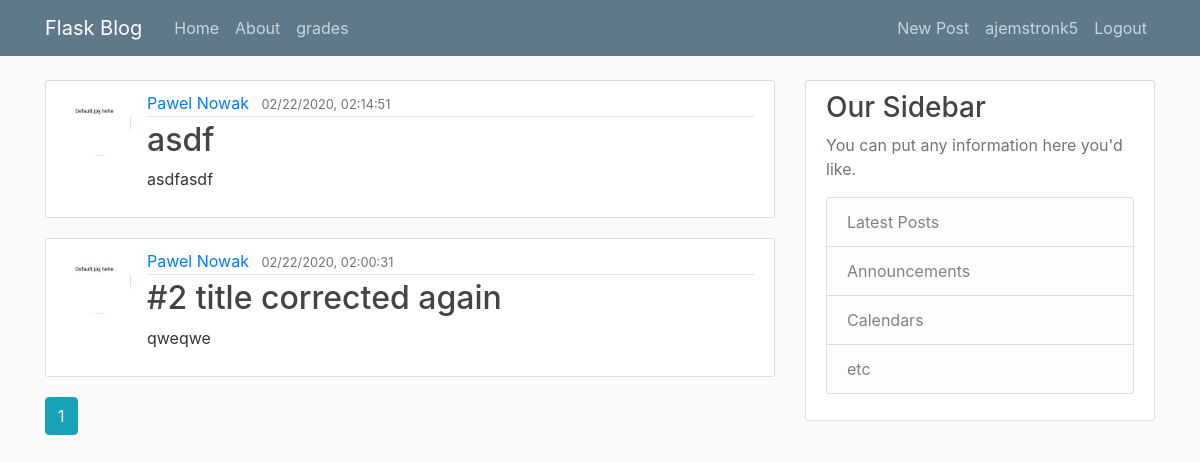
Screenshot of /home (signed in) with the database file from the repository.
### flaskblog/models.py (models this page shows, shortened)
class User(db.Model, UserMixin):
    id = db.Column(db.Integer, primary_key=True)
    username = db.Column(db.String(20), unique=True, nullable=False)
    email = db.Column(db.String(120), unique=True, nullable=False)
    image_file = db.Column(db.String(20), nullable=False, default='default.jpg')
    password = db.Column(db.String(60), nullable=False)
    posts = db.relationship('Post', backref='author', lazy=True)
    first_name = db.Column(db.String(50), nullable=False)
    last_name = db.Column(db.String(50), nullable=False)

class Post(db.Model):
    id = db.Column(db.Integer, primary_key=True)
    title = db.Column(db.String(100), nullable=False)
    date_posted = db.Column(db.DateTime, nullable=False, default=datetime.utcnow)
    content = db.Column(db.Text, nullable=False)
    user_id = db.Column(db.Integer, db.ForeignKey('user.id'), nullable=False)

### flaskblog/routes.py (the view)
@app.route("/")
@app.route("/home")
def home():
    page = request.args.get('page', 1, type=int)
    posts = Post.query.order_by(Post.date_posted.desc()).paginate(page=page, per_page=5)
    print(posts)
    return render_template('home.html', posts=posts)

### flaskblog/models.py (called while the page is built)
@login_manager.user_loader
def load_user(user_id):
    return User.query.get(int(user_id))

### flaskblog/templates/home.html
{% extends "layout.html" %}
{% block content %}
    {% for post in posts.items %}
        <article class="media content-section">
          <img class="rounded-circle article-img" src="{{ url_for('static', filename='profile_pics/' + post.author.image_file) }}">
          <div class="media-body">
            <div class="article-metadata">
              <a class="mr-2" href="{{ url_for('user_posts', username=post.author.username) }}">{{ post.author.first_name + ' ' + post.author.last_name }}</a>
              <small class="text-muted">{{ post.date_posted.strftime("%m/%d/%Y, %H:%M:%S") }}</small>
            </div>
            <h2><a class="article-title" href="{{ url_for('post', post_id=post.id) }}">{{ post.title }}</a></h2>
            <p class="article-content">{{ post.content }}</p>
          </div>
        </article>
    {% endfor %}
    {% for page_num in posts.iter_pages(left_edge=1, right_edge=1, left_current=1, right_current=2) %}
      {% if page_num %}
        {% if posts.page == page_num %}
          <a class="btn btn-info mb-4" href="{{ url_for('home', page=page_num) }}">{{ page_num }}</a>
        {% else %}
          <a class="btn btn-outline-info mb-4" href="{{ url_for('home', page=page_num) }}">{{ page_num }}</a>
        {% endif %}
      {% else %}
        ...
      {% endif %}
    {% endfor %}
{% endblock content %}

### flaskblog/templates/layout.html (shortened to what this page needs)
<!DOCTYPE html>
<html>
<head>
    <link rel="stylesheet" href="https://maxcdn.bootstrapcdn.com/bootstrap/4.0.0/css/bootstrap.min.css">
    <link rel="stylesheet" type="text/css" href="{{ url_for('static', filename='main.css') }}">
</head>
<body>
    <header class="site-header">
      <nav class="navbar navbar-expand-md navbar-dark bg-steel fixed-top">
        <div class="container">
          <a class="navbar-brand mr-4" href="/">Flask Blog</a>
          <div class="collapse navbar-collapse" id="navbarToggle">
            <div class="navbar-nav mr-auto">
              <a class="nav-item nav-link" href="{{ url_for('home') }}">Home</a>
              <a class="nav-item nav-link" href="{{ url_for('about') }}">About</a>
              <a class="nav-item nav-link" href="{{ url_for('grades') }}">grades</a>
            </div>
            <div class="navbar-nav">
              {% if current_user.is_authenticated %}
                <a class="nav-item nav-link" href="{{ url_for('new_post') }}">New Post</a>
                <a class="nav-item nav-link" href="{{ url_for('account') }}"> {{ current_user.username }} </a>
                <a class="nav-item nav-link" href="{{ url_for('logout') }}">Logout</a>
              {% else %}
                <a class="nav-item nav-link" href="{{ url_for('login') }}">Login</a>
                <a class="nav-item nav-link" href="{{ url_for('register') }}">Register</a>
              {% endif %}
            </div>
          </div>
        </div>
      </nav>
    </header>
    <main role="main" class="container">
      <div class="row">
        <div class="col-md-8">
          {% block content %}{% endblock %}
        </div>
        <div class="col-md-4">
          <div class="content-section">
            <h3>Our Sidebar</h3>
            <p class='text-muted'>You can put any information here you'd like.
              <ul class="list-group">
                <li class="list-group-item list-group-item-light">Latest Posts</li>
                <li class="list-group-item list-group-item-light">Announcements</li>
                <li class="list-group-item list-group-item-light">Calendars</li>
                <li class="list-group-item list-group-item-light">etc</li>
              </ul>
            </p>
          </div>
        </div>
      </div>
    </main>
</body>
</html>

### flaskblog/static/main.css (style rules this page uses)
body { background: #fafafa; color: #333333; margin-top: 5rem; }
h1, h2, h3, h4, h5, h6 { color: #444444; }
.bg-steel { background-color: #5f788a; }
.site-header .navbar-nav .nav-link { color: #cbd5db; }
.content-section { background: #ffffff; padding: 10px 20px; border: 1px solid #dddddd; border-radius: 3px; margin-bottom: 20px; }
.article-title { color: #444444; }
.article-content { white-space: pre-line; }
.article-img { height: 65px; width: 65px; margin-right: 16px; }
.article-metadata { padding-bottom: 1px; margin-bottom: 4px; border-bottom: 1px solid #e3e3e3 }

### rows the page displays
User: username "ajemstronk5"
Post: image_file (placeholder picture), author "Pawel Nowak", date_posted "02/22/2020, 02:14:51", title "asdf", content "asdfasdf"
Post: image_file (placeholder picture), author "Pawel Nowak", date_posted "02/22/2020, 02:00:31", title "#2 title corrected again", content "qweqwe"

### other values shown
{{ page_num }} "1"
